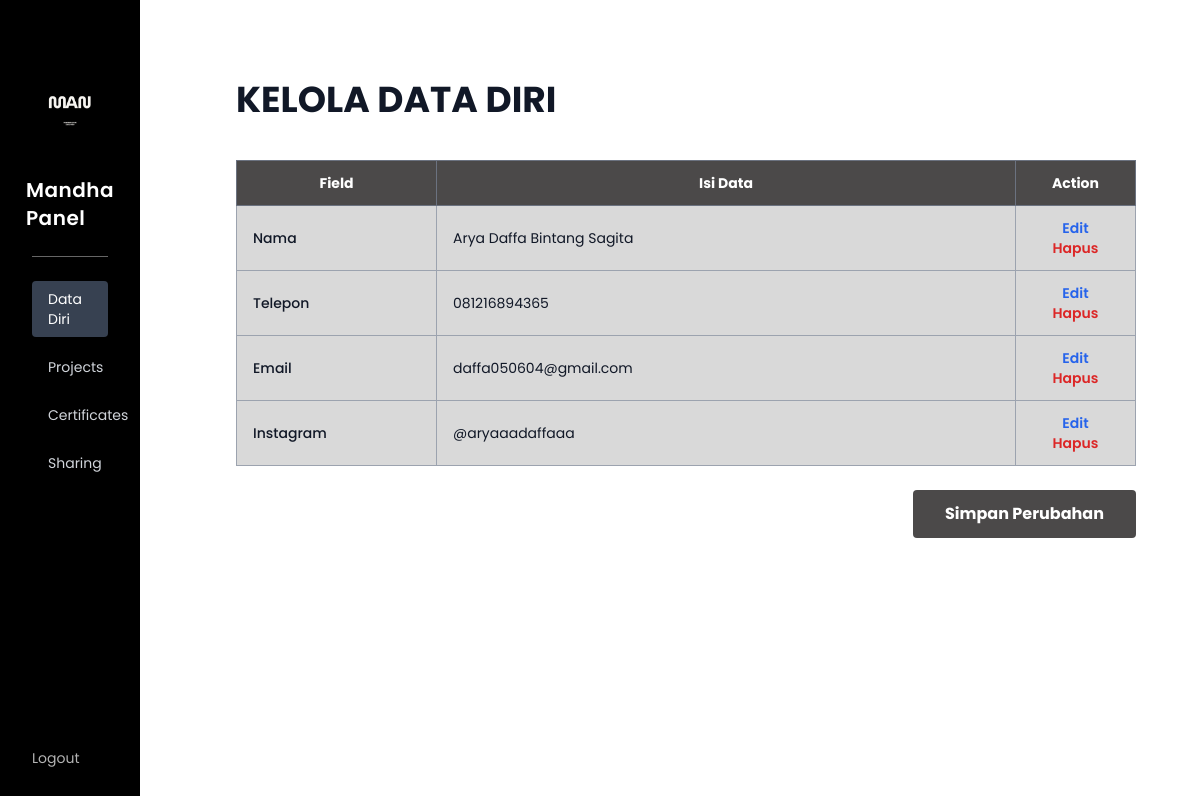
The page /page_php/admin/biodata/datadiri_admin.php on the database as committed earlier.
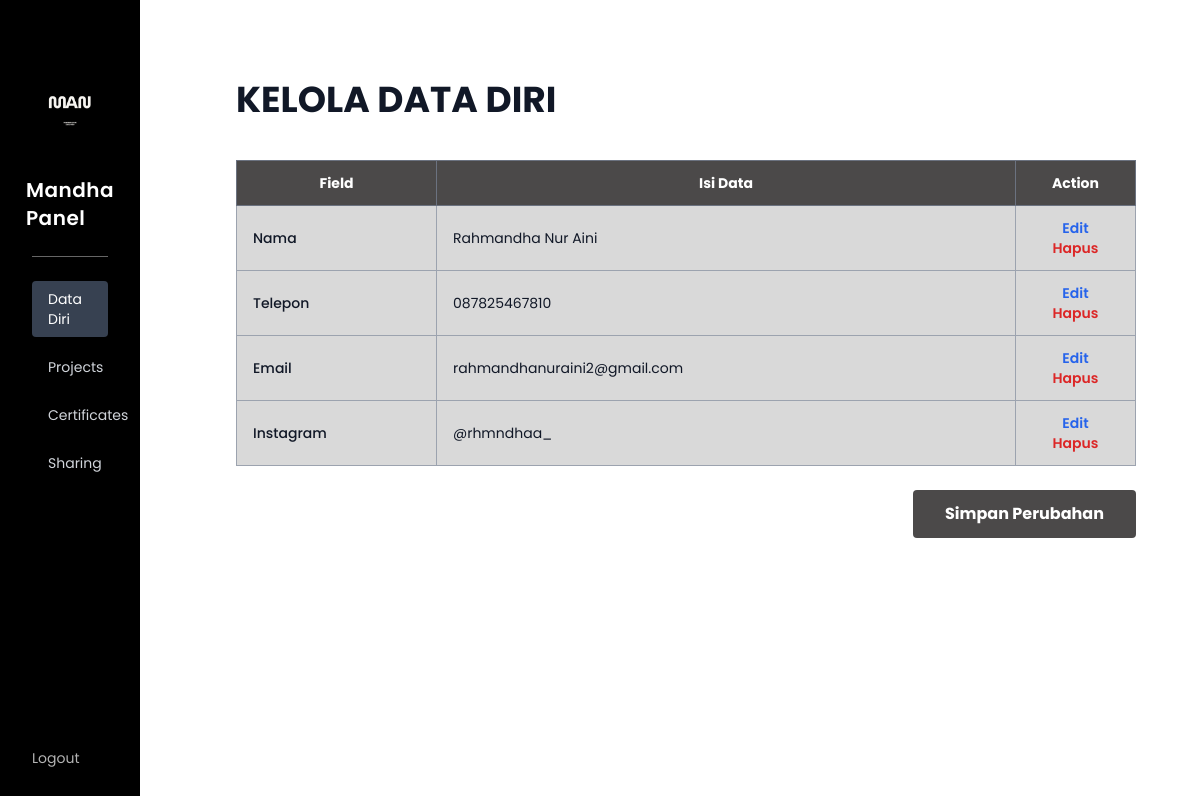
The same page on the database as committed later.
### tables this page shows
CREATE TABLE `biodata` (
  `id` int NOT NULL,
  `field` varchar(100) NOT NULL,
  `isi` varchar(255) NOT NULL
);

### page_php/admin/biodata/datadiri_admin.php (the view, shortened to what this page needs)
<?php
include '../../config/koneksi.php';
$query = "SELECT * FROM biodata";
$result = mysqli_query($koneksi, $query);
?>
<!DOCTYPE html>
<html lang="id">
<head>
  <script src="https://cdn.tailwindcss.com"></script>
</head>
<body class="bg-white text-gray-900 w-auto min-h-screen mx-auto overflow-x-hidden">
  <div class="w-full flex">
    <?php include '../sidebar_admin.php'; ?>
    <main class="flex-1 p-16 pl-24">
      <h1 class="text-4xl font-bold mb-10 mt-4">KELOLA DATA DIRI</h1>
      <div class="w-[900px]">
        <form action="" method="POST">
          <table class="w-full text-sm border border-gray-500 border-collapse mb-6">
            <thead>
              <tr class="text-white text-center" style="background-color: #4B4949;">
                <th class="py-3 px-4 w-[200px] border border-gray-500">Field</th>
                <th class="py-3 px-4 border border-gray-500">Isi Data</th>
                <th class="py-3 px-4 w-[120px] border border-gray-500">Action</th>
              </tr>
            </thead>
            <tbody>
              <?php
              if (mysqli_num_rows($result) > 0) {
                while ($row = mysqli_fetch_assoc($result)) :
              ?>
                  <tr style="background-color: #D9D9D9;">
                    <td class="py-3 px-4 border border-gray-400 font-medium">
                      <?= $row['field']; ?>
                    </td>
                    <td class="py-3 px-4 border border-gray-400">
                      <?= $row['isi']; ?>
                    </td>
                    <td class="py-3 px-4 border border-gray-400 text-sm text-center">
                      <a class="text-blue-600 font-semibold hover:underline"
                        href="edit_datadiri.php?id=<?= $row['id']; ?>">
                        Edit
                      </a>
                      <br>
                      <a class="text-red-600 font-semibold hover:underline"
                        href="proses_hapus.php?id=<?= $row['id']; ?>"
                        onclick="return confirm('Yakin ingin menghapus data ini?');">
                        Hapus
                      </a>
                    </td>
                  </tr>
              <?php
                endwhile;
              } else {
                echo "<tr><td colspan='3' class='text-center py-4'>Belum ada data.</td></tr>";
              }
              ?>
            </tbody>
          </table>
          <div class="flex justify-end">
            <button type="submit" name="simpan" class="bg-[#4B4949] hover:bg-[#2c2c2c] text-white font-bold py-3 px-8 rounded transition">
              Simpan Perubahan
            </button>
          </div>
        </form>
      </div>
    </main>
  </div>
</body>
</html>

### page_php/admin/sidebar_admin.php
<?php
$current_page = basename($_SERVER['PHP_SELF']);
$current_path = $_SERVER['SCRIPT_NAME'];
$keyword = '/admin/';
$posisi = strpos($current_path, $keyword);
if ($posisi !== false) {
    $base_admin = substr($current_path, 0, $posisi + strlen($keyword));
} else {
    $base_admin = '';
}
$active_class = "bg-gray-700 text-white shadow-md";
$inactive_class = "hover:bg-gray-700 hover:text-white transition text-gray-300";
?>
<aside class="w-[320px] bg-black text-white min-h-screen p-8 flex flex-col justify-between overflow-y-auto">
    <div class="flex flex-col items-center mt-4 w-full">
        <img src="../Assets/LOGO.png" class="h-28 mb-4 object-contain" alt="Logo Mandha" />
        <h2 class="text-xl font-semibold mb-6 tracking-wide">Mandha Panel</h2>
        <div class="w-full h-[1px] bg-white opacity-40 mb-6"></div>
        <nav class="w-full space-y-3 text-sm">
            <a class="block px-4 py-2 rounded transition <?= ($current_page == 'datadiri_admin.php') ? $active_class : $inactive_class ?>"
                href="<?= $base_admin ?>biodata/datadiri_admin.php">
                Data Diri
            </a>
            <a class="block px-4 py-2 rounded transition <?= (strpos($current_page, 'project') !== false) ? $active_class : $inactive_class ?>"
                href="<?= $base_admin ?>project/project_admin.php">
                Projects
            </a>
            <a class="block px-4 py-2 rounded transition <?= (strpos($current_page, 'certificate') !== false) ? $active_class : $inactive_class ?>"
                href="<?= $base_admin ?>certificate/certificates_admin.php">
                Certificates
            </a>
            <a class="block px-4 py-2 rounded transition <?= (strpos($current_page, 'sharing') !== false) ? $active_class : $inactive_class ?>"
                href="<?= $base_admin ?>sharing/sharing_admin.php">
                Sharing
            </a>
        </nav>
    </div>
    <a href="<?= $base_admin ?>logout.php" class="text-sm opacity-70 cursor-pointer block hover:text-white transition hover:underline mt-10">
        Logout
    </a>
</aside>

### page_php/admin/biodata/datadiri_admin.php (style rules this page uses)
body { font-family: 'Poppins', sans-serif; }

Rows that differ between the two databases and show on the page:
changed biodata "Nama": isi "Arya Daffa Bintang Sagita" → "Rahmandha Nur Aini"
changed biodata "Telepon": isi "081216894365" → "087825467810"
changed biodata "Email": isi "daffa050604@gmail.com" → "rahmandhanuraini2@gmail.com"
changed biodata "Instagram": isi "@aryaaadaffaaa" → "@rhmndhaa_"
